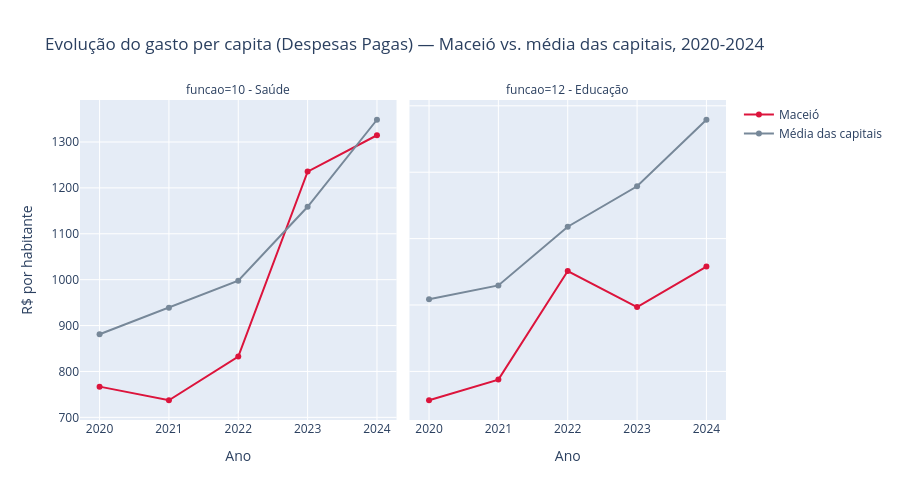

The notebook cell saved with this chart:
### Code cell
df_comparativo_sorted = df_comparativo.sort_values(["funcao", "serie", "ano"])

fig = px.line(
    df_comparativo_sorted,
    x="ano",
    y="per_capita",
    color="serie",
    facet_col="funcao",
    markers=True,
    color_discrete_map={"Maceió": "crimson", "Média das capitais": "lightslategray"},
    title="Evolução do gasto per capita (Despesas Pagas) — Maceió vs. média das capitais, 2020-2024",
    labels={"per_capita": "R$ por habitante", "ano": "Ano", "serie": ""},
)
fig.update_layout(height=500)
fig.update_yaxes(matches=None)
fig.show()

### Figure 1 — Plotly figure (JSON) as saved in the notebook; plotly's stock layout.template omitted (floating-point values rounded to 4 significant figures)
{"data": [{"hovertemplate": "=Maceió<br>funcao=10 - Saúde<br>Ano=%{x}<br>R$ por habitante=%{y}<extra></extra>", "legendgroup": "Maceió", "line": {"color": "crimson", "dash": "solid"}, "marker": {"symbol": "circle"}, "mode": "lines+markers", "name": "Maceió", "orientation": "v", "showlegend": true, "type": "scatter", "x": [2020, 2021, 2022, 2023, 2024], "xaxis": "x", "y": [766.9, 737.3, 832.4, 1235.0, 1315.0], "yaxis": "y"}, {"hovertemplate": "=Maceió<br>funcao=12 - Educação<br>Ano=%{x}<br>R$ por habitante=%{y}<extra></extra>", "legendgroup": "Maceió", "line": {"color": "crimson", "dash": "solid"}, "marker": {"symbol": "circle"}, "mode": "lines+markers", "name": "Maceió", "orientation": "v", "showlegend": false, "type": "scatter", "x": [2020, 2021, 2022, 2023, 2024], "xaxis": "x2", "y": [313.2, 375.4, 702.3, 593.8, 715.7], "yaxis": "y2"}, {"hovertemplate": "=Média das capitais<br>funcao=10 - Saúde<br>Ano=%{x}<br>R$ por habitante=%{y}<extra></extra>", "legendgroup": "Média das capitais", "line": {"color": "lightslategray", "dash": "solid"}, "marker": {"symbol": "circle"}, "mode": "lines+markers", "name": "Média das capitais", "orientation": "v", "showlegend": true, "type": "scatter", "x": [2020, 2021, 2022, 2023, 2024], "xaxis": "x", "y": [881.2, 939.1, 997.6, 1159.0, 1348.0], "yaxis": "y"}, {"hovertemplate": "=Média das capitais<br>funcao=12 - Educação<br>Ano=%{x}<br>R$ por habitante=%{y}<extra></extra>", "legendgroup": "Média das capitais", "line": {"color": "lightslategray", "dash": "solid"}, "marker": {"symbol": "circle"}, "mode": "lines+markers", "name": "Média das capitais", "orientation": "v", "showlegend": false, "type": "scatter", "x": [2020, 2021, 2022, 2023, 2024], "xaxis": "x2", "y": [617.6, 659.0, 835.8, 957.6, 1158.0], "yaxis": "y2"}], "layout": {"annotations": [{"font": {}, "showarrow": false, "text": "funcao=10 - Saúde", "x": 0.245, "xanchor": "center", "xref": "paper", "y": 1, "yanchor": "bottom", "yref": "paper"}, {"font": {}, "showarrow": false, "text": "funcao=12 - Educação", "x": 0.755, "xanchor": "center", "xref": "paper", "y": 1, "yanchor": "bottom", "yref": "paper"}], "height": 500, "legend": {"title": {"text": ""}, "tracegroupgap": 0}, "title": {"text": "Evolução do gasto per capita (Despesas Pagas) — Maceió vs. média das capitais, 2020-2024"}, "xaxis": {"anchor": "y", "domain": [0, 0.49], "title": {"text": "Ano"}}, "xaxis2": {"anchor": "y2", "domain": [0.51, 1], "matches": "x", "title": {"text": "Ano"}}, "yaxis": {"anchor": "x", "domain": [0, 1], "title": {"text": "R$ por habitante"}}, "yaxis2": {"anchor": "x2", "domain": [0, 1], "showticklabels": false}}}
